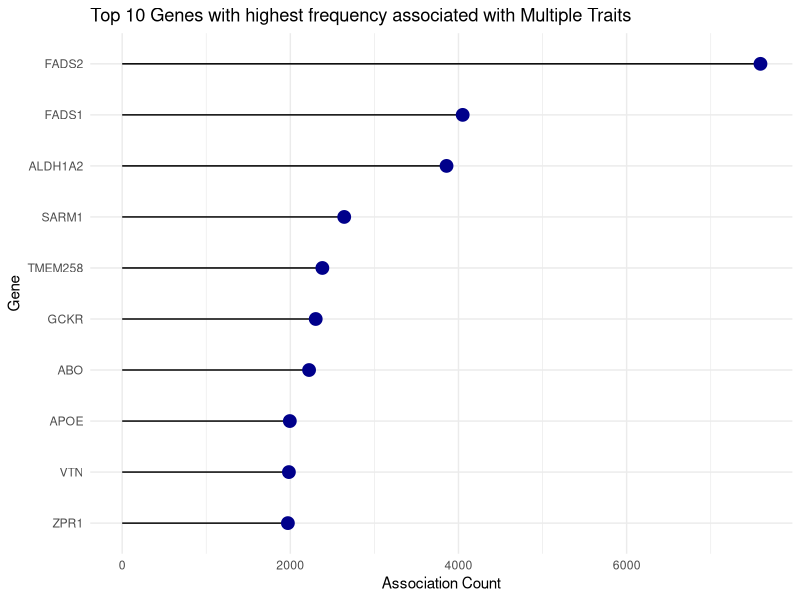
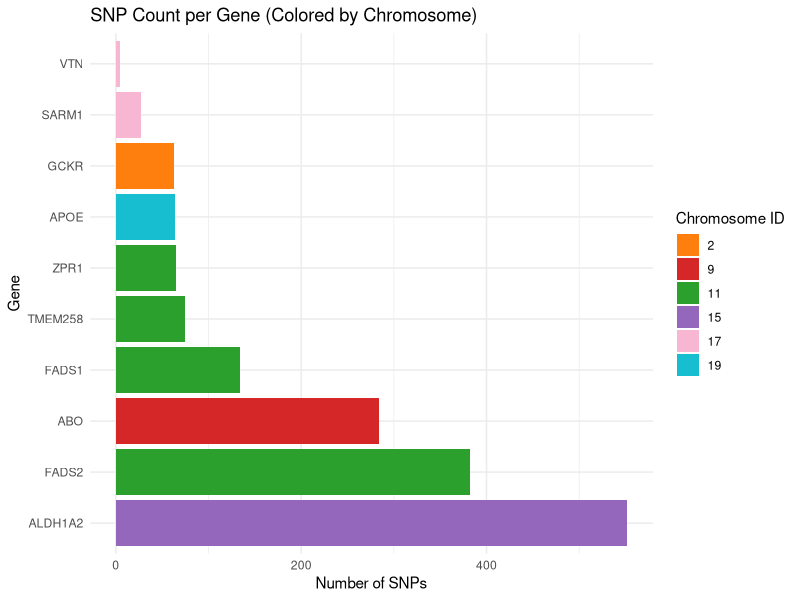
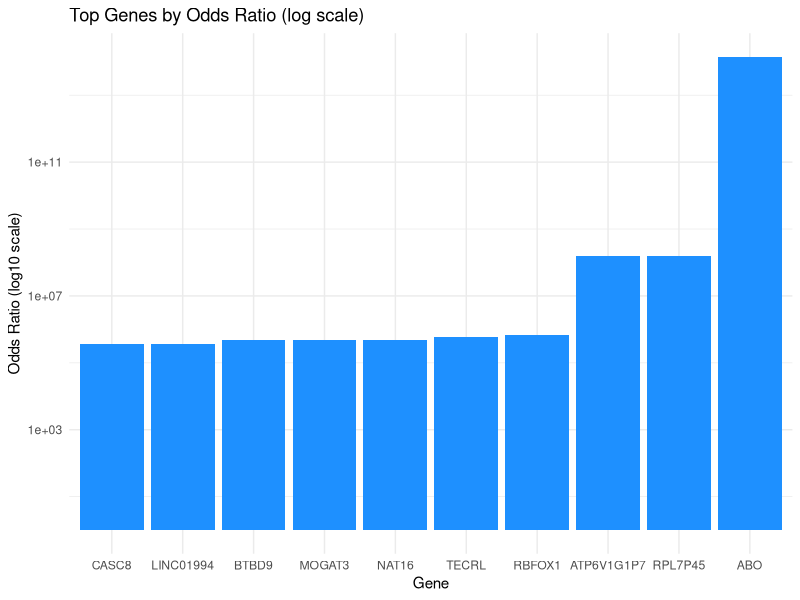
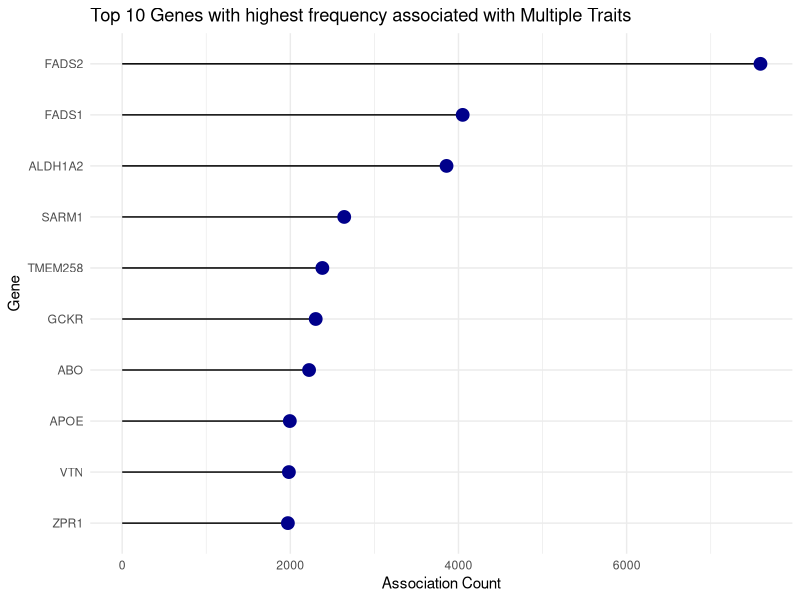
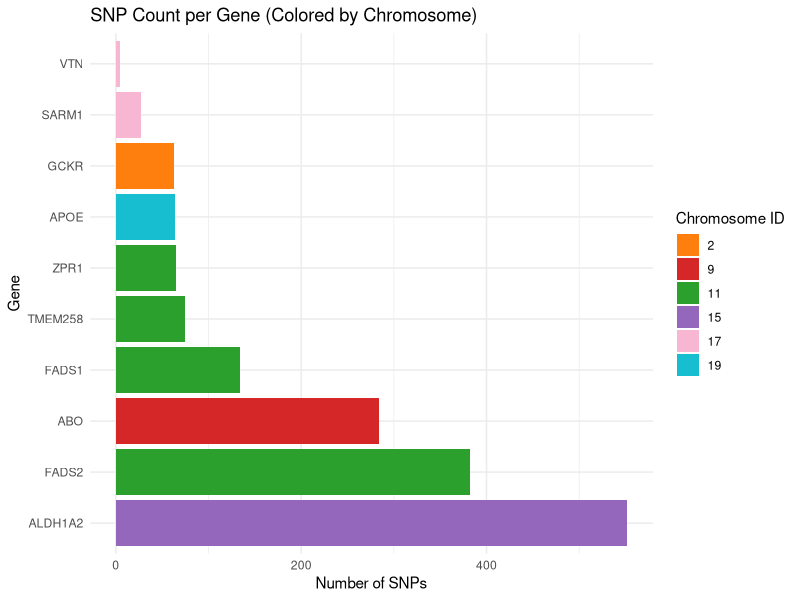
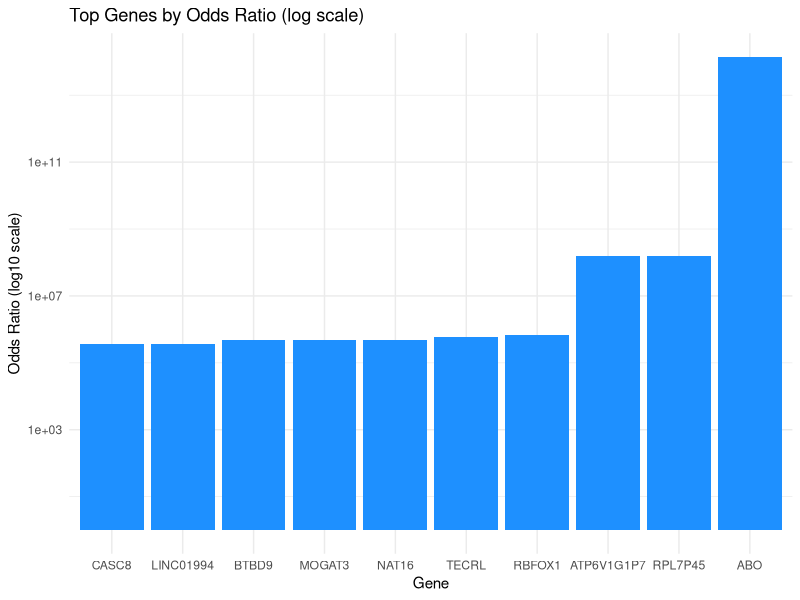

Write the R code that produced these figures, in order.
library(ggplot2)
library(readr)

#Lollipop Plot for top 10 genes with highest frequency across traits

data <- read_csv("Top_10_genes.csv", show_col_types = FALSE)

ggplot(data, aes(x = reorder(Gene, Count), y = Count)) +
  geom_segment(aes(x = Gene, xend = Gene, y = 0, yend = Count), color = "black") +
  geom_point(color = "darkblue", size = 4) +
  coord_flip() +
  theme_minimal() +
  labs(title = "Top 10 Genes with highest frequency associated with Multiple Traits",
       x = "Gene",
       y = "Association Count")

ggsave("gene_frequency_plot.pdf", width = 10, height = 8)


#Stacked bar plot for Top 10 genes' ChrID and Mutations  

library(dplyr)

df <- read_tsv("ChrID_and_mutations.tsv", show_col_types = FALSE)

df$SNP_Count <- sapply(strsplit(df$`SNP-Risk Allele`, ","), length)

gene_chr_snp <- df %>%
  group_by(Gene, `Chromosome ID`) %>%
  summarise(Total_SNPs = sum(SNP_Count, na.rm = TRUE)) %>%
  ungroup()

chrom_colors <- c(
  "2" = "#ff7f0e", "9" = "#d62728", "11" = "#2ca02c", "15" = "#9467bd",
  "17" = "#f7b6d2", "19" = "#17becf")


ggplot(gene_chr_snp, aes(x = reorder(Gene, -Total_SNPs), y = Total_SNPs, fill = as.factor(`Chromosome ID`))) +
  geom_bar(stat = "identity") +
  scale_fill_manual(values = chrom_colors) +
  coord_flip() +
  theme_minimal() +
  labs(title = "SNP Count per Gene (Colored by Chromosome)",
       x = "Gene",
       y = "Number of SNPs",
       fill = "Chromosome ID")
ggsave("ChrID_and_mutations_plot.pdf", width = 8, height = 6)




#Log scale bar plot for top 10 genes with highest Odds ratio

df <- read_csv("top_10_OR.csv", show_col_types = FALSE)


ggplot(df, aes(x = reorder(MAPPED_GENE, `OR or BETA`), y = `OR or BETA`)) +
  geom_bar(stat = "identity", fill = "dodgerblue") +
  scale_y_log10() +
  theme_minimal() +
  labs(title = "Top Genes by Odds Ratio (log scale)",
       x = "Gene",
       y = "Odds Ratio (log10 scale)")
ggsave("top_10_OR_plot.pdf", width = 8, height = 6)







